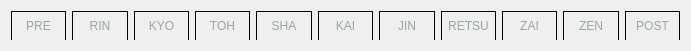
    <widget class="QWidget" name="horizontalLayoutWidget_3">
     <property name="geometry">
      <rect>
       <x>40</x>
       <y>80</y>
       <width>691</width>
       <height>51</height>
      </rect>
     </property>
     <layout class="QHBoxLayout" name="DurationLabels_2">
      <item>
       <widget class="QLabel" name="preLabel_2">
        <property name="styleSheet">
         <string notr="true">color: #98A6A8;
border-top: 1px solid black;
border-right: 1px solid black;
border-left: 1px solid black;</string>
        </property>
        <property name="text">
         <string>PRE</string>
        </property>
        <property name="alignment">
         <set>Qt::AlignCenter</set>
        </property>
       </widget>
      </item>
      <item>
       <widget class="QLabel" name="rinLabel_2">
        <property name="styleSheet">
         <string notr="true">color: #98A6A8;
border-top: 1px solid black;
border-left: 1px solid black;
border-right: 1px solid black;</string>
        </property>
        <property name="text">
         <string>RIN</string>
        </property>
        <property name="alignment">
         <set>Qt::AlignCenter</set>
        </property>
       </widget>
      </item>
      <item>
       <widget class="QLabel" name="kyoLabel_2">
        <property name="styleSheet">
         <string notr="true">color: #98A6A8;
border-top: 1px solid black;
border-left: 1px solid black;
border-right: 1px solid black;</string>
        </property>
        <property name="text">
         <string>KYO</string>
        </property>
        <property name="alignment">
         <set>Qt::AlignCenter</set>
        </property>
       </widget>
      </item>
      <item>
       <widget class="QLabel" name="tohLabel_2">
        <property name="styleSheet">
         <string notr="true">color: #98A6A8;
border-top: 1px solid black;
border-left: 1px solid black;
border-right: 1px solid black;</string>
        </property>
        <property name="text">
         <string>TOH</string>
        </property>
        <property name="alignment">
         <set>Qt::AlignCenter</set>
        </property>
       </widget>
      </item>
      <item>
       <widget class="QLabel" name="shaLabel_2">
        <property name="styleSheet">
         <string notr="true">color: #98A6A8;
border-top: 1px solid black;
border-left: 1px solid black;
border-right: 1px solid black;</string>
        </property>
        <property name="text">
         <string>SHA</string>
        </property>
        <property name="alignment">
         <set>Qt::AlignCenter</set>
        </property>
       </widget>
      </item>
      <item>
       <widget class="QLabel" name="kaiLabel_2">
        <property name="styleSheet">
         <string notr="true">color: #98A6A8;
border-top: 1px solid black;
border-left: 1px solid black;
border-right: 1px solid black;</string>
        </property>
        <property name="text">
         <string>KAI</string>
        </property>
        <property name="alignment">
         <set>Qt::AlignCenter</set>
        </property>
       </widget>
      </item>
      <item>
       <widget class="QLabel" name="jinLabel_2">
        <property name="styleSheet">
         <string notr="true">color: #98A6A8;
border-top: 1px solid black;
border-left: 1px solid black;
border-right: 1px solid black;</string>
        </property>
        <property name="text">
         <string>JIN</string>
        </property>
        <property name="alignment">
         <set>Qt::AlignCenter</set>
        </property>
       </widget>
      </item>
      <item>
       <widget class="QLabel" name="retsuLabel_2">
        <property name="styleSheet">
         <string notr="true">color: #98A6A8;
border-top: 1px solid black;
border-left: 1px solid black;
border-right: 1px solid black;</string>
        </property>
        <property name="text">
         <string>RETSU</string>
        </property>
        <property name="alignment">
         <set>Qt::AlignCenter</set>
        </property>
       </widget>
      </item>
      <item>
       <widget class="QLabel" name="zaiLabel_2">
        <property name="styleSheet">
         <string notr="true">color: #98A6A8;
border-top: 1px solid black;
border-left: 1px solid black;
border-right: 1px solid black;</string>
        </property>
        <property name="text">
         <string>ZAI</string>
        </property>
        <property name="alignment">
         <set>Qt::AlignCenter</set>
        </property>
       </widget>
      </item>
      <item>
       <widget class="QLabel" name="zenLabel_2">
        <property name="styleSheet">
         <string notr="true">color: #98A6A8;
border-top: 1px solid black;
border-left: 1px solid black;
border-right: 1px solid black;</string>
        </property>
        <property name="text">
         <string>ZEN</string>
        </property>
        <property name="alignment">
         <set>Qt::AlignCenter</set>
        </property>
       </widget>
      </item>
      <item>
       <widget class="QLabel" name="postLabel_2">
        <property name="styleSheet">
         <string notr="true">color: #98A6A8;
border-top: 1px solid black;
border-right: 1px solid black;
border-left: 1px solid black;</string>
        </property>
        <property name="text">
         <string>POST</string>
        </property>
        <property name="alignment">
         <set>Qt::AlignCenter</set>
        </property>
       </widget>
      </item>
     </layout>
    </widget>
